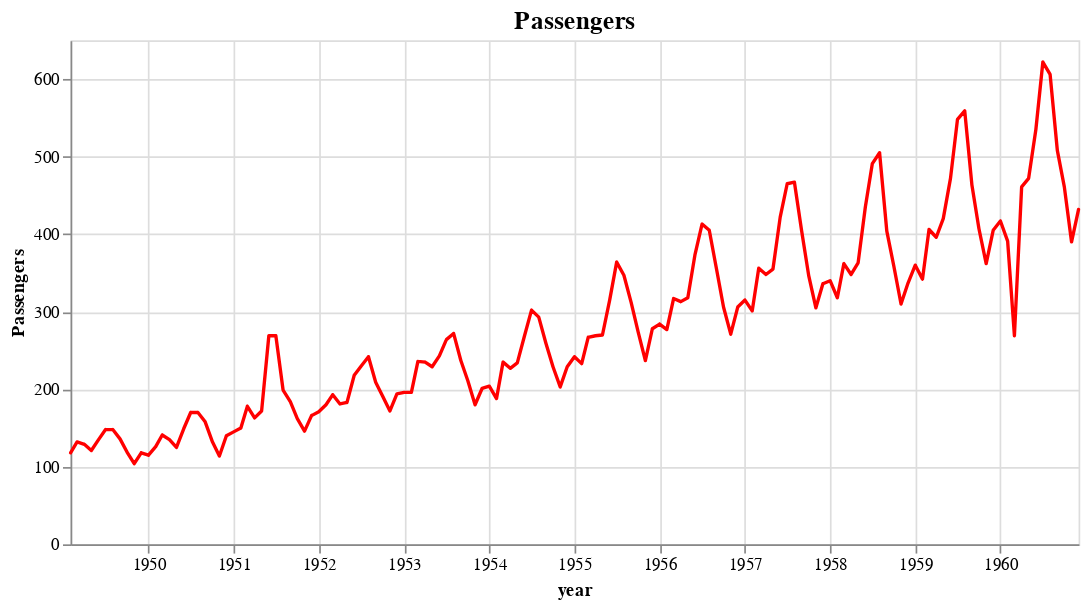

The cell this chart's notebook holds for it:
### Markdown cell above
# Visualization

### Code cell
bars = alt.Chart(df).mark_trail(color='red').encode(
    x = 'year:T',
    y = 'Passengers:Q',
).properties(
    title={
    "text":['Passengers'],
    "fontSize":15,
    "fontWeight": 'bold',
    "font":'Courier New',
    }
)

text = bars.mark_text(
    align='left',
    baseline='middle',
    dx=3  # Nudges text to right so it doesn't appear on top of the bar
)   

(bars + text).properties( height=300, width=600)

### Figure 1 — Vega-Lite specification as saved in the notebook (floating-point values rounded to 4 significant figures; data arrays with more than 128 entries replaced by an {"elided": "..."} marker saying what was removed)
{"config": {"view": {"continuousWidth": 400, "continuousHeight": 300}}, "layer": [{"mark": {"type": "trail", "color": "red"}, "encoding": {"x": {"field": "year", "type": "temporal"}, "y": {"field": "Passengers", "type": "quantitative"}}, "title": {"text": ["Passengers"], "fontSize": 15, "fontWeight": "bold", "font": "Courier New"}}, {"mark": {"type": "text", "align": "left", "baseline": "middle", "dx": 3}, "encoding": {"x": {"field": "year", "type": "temporal"}, "y": {"field": "Passengers", "type": "quantitative"}}, "title": {"text": ["Passengers"], "fontSize": 15, "fontWeight": "bold", "font": "Courier New"}}], "data": {"name": "data-1a7046e4964665c8554ef698acb34e83"}, "height": 300, "width": 600, "$schema": "https://vega.github.io/schema/vega-lite/v4.17.0.json", "datasets": {"data-1a7046e4964665c8554ef698acb34e83": {"elided": "143 records"}}}
